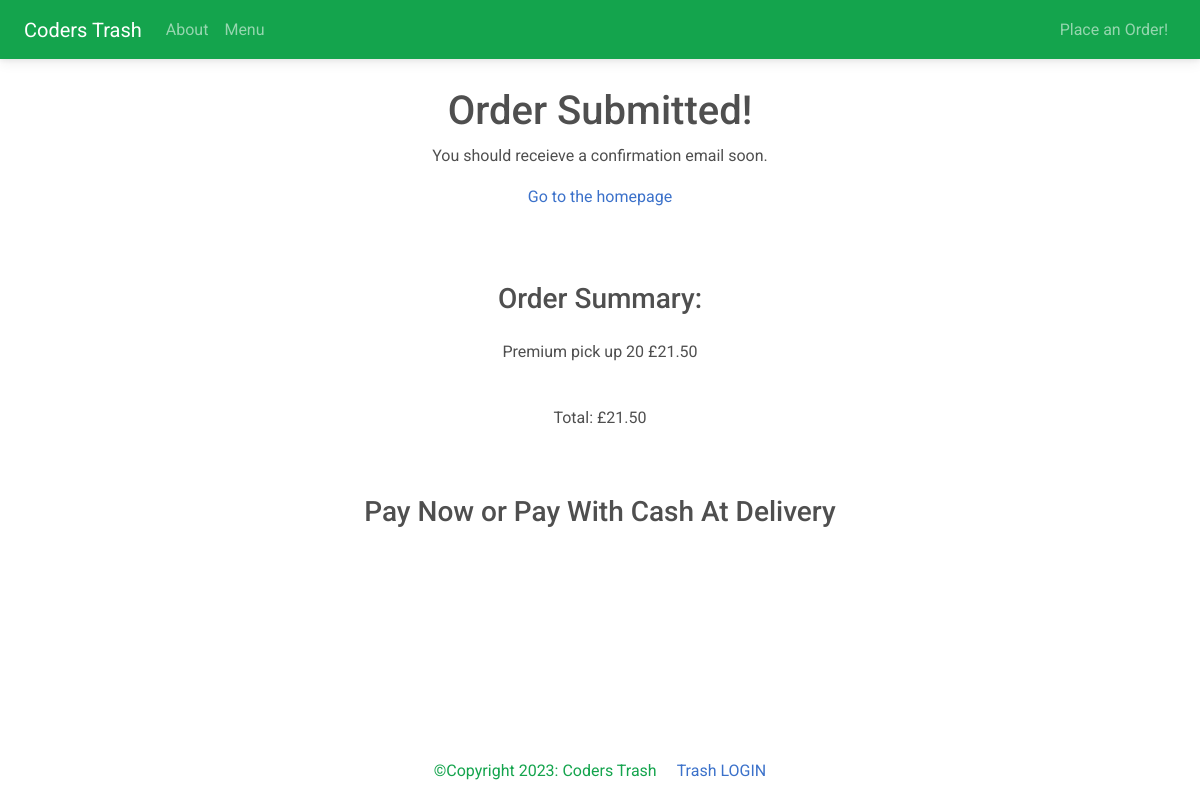
The page /order-confirmation/5 on the database its author committed.
### client/models.py (models this page shows, shortened)
class MenuItem(models.Model):
    name = models.CharField(max_length=100)
    description = models.TextField()
    saving = models.CharField(max_length=30, null=True)
    image = models.ImageField(upload_to='menu_images/')
    price = models.DecimalField(max_digits=5, decimal_places=2)
    category = models.ManyToManyField('Category', related_name='item')

class OrderModel(models.Model):
    created_on = models.DateTimeField(auto_now_add=True)
    price = models.DecimalField(max_digits=7, decimal_places=2)
    items = models.ManyToManyField('MenuItem', related_name='order', blank=True)
    name = models.CharField(max_length=50, blank=True)
    email = models.CharField(max_length=50, blank=True)
    street = models.CharField(max_length=50, blank=True)
    city = models.CharField(max_length=50, blank=True)
    state = models.CharField(max_length=15, blank=True)
    zip_code = models.IntegerField(blank=True, null=True)
    is_paid = models.BooleanField(default=False)
    is_shipped = models.BooleanField(default=False)

### client/views.py (the view, shortened to what this page needs)
# urls.py: path('order-confirmation/<int:pk>', OrderConfirmation.as_view(), name='order-confirmation'),
class OrderConfirmation(View):
    def get(self, request, pk, *args, **kwargs):
        order = OrderModel.objects.get(pk=pk)
        context = {
            'pk': order.pk,
            'items': order.items,
            'price': order.price,
        }
        return render(request, 'client/order_confirmation.html', context)

### client/templates/client/order_confirmation.html (shortened to what this page needs)
{% extends 'client/base.html' %}
{% block content %}
<div class="container mb-5">
  <div class="row justify-content-center mt-1">
    <div class="col-md-5 col-sm-12 p-4 text-center">
      <h1>Order Submitted!</h1>
      <p>You should receieve a confirmation email soon.</p>
      <a href="{% url 'index' %}">Go to the homepage</a>
    </div>
  </div>
  <div class="row justify-content-center mt-5">
    <div class="col-md-5 col-sm-12 text-center">
      <h3 class="pb-3">Order Summary:</h3>
      {% for item in items.all %}
      <p>{{ item.name }} <span class="pl-3">£{{ item.price }}</span></p>
      {% endfor %}
      <p class="font-weight-bold pt-4">Total: £{{ price }}</p>
    </div>
    <div class="row justify-content-center pt-5 pb-2">
      <div class="col-md-6 text-center">
        <h3>Pay Now or Pay With Cash At Delivery</h3>
      </div>
    </div>
    <div class="row justify-content-center pb-5">
    </div>
  </div>
</div>
{% endblock content %}

### client/static/client/site.css (style rules this page uses)
.container { max-width: 100%; margin: 0 auto; padding: 0 20px; box-sizing: border-box; height: 100%; }

### rows shown on the page
MenuItem: name "Premium pick up 20", price "21.50"
OrderModel: price "21.50"
